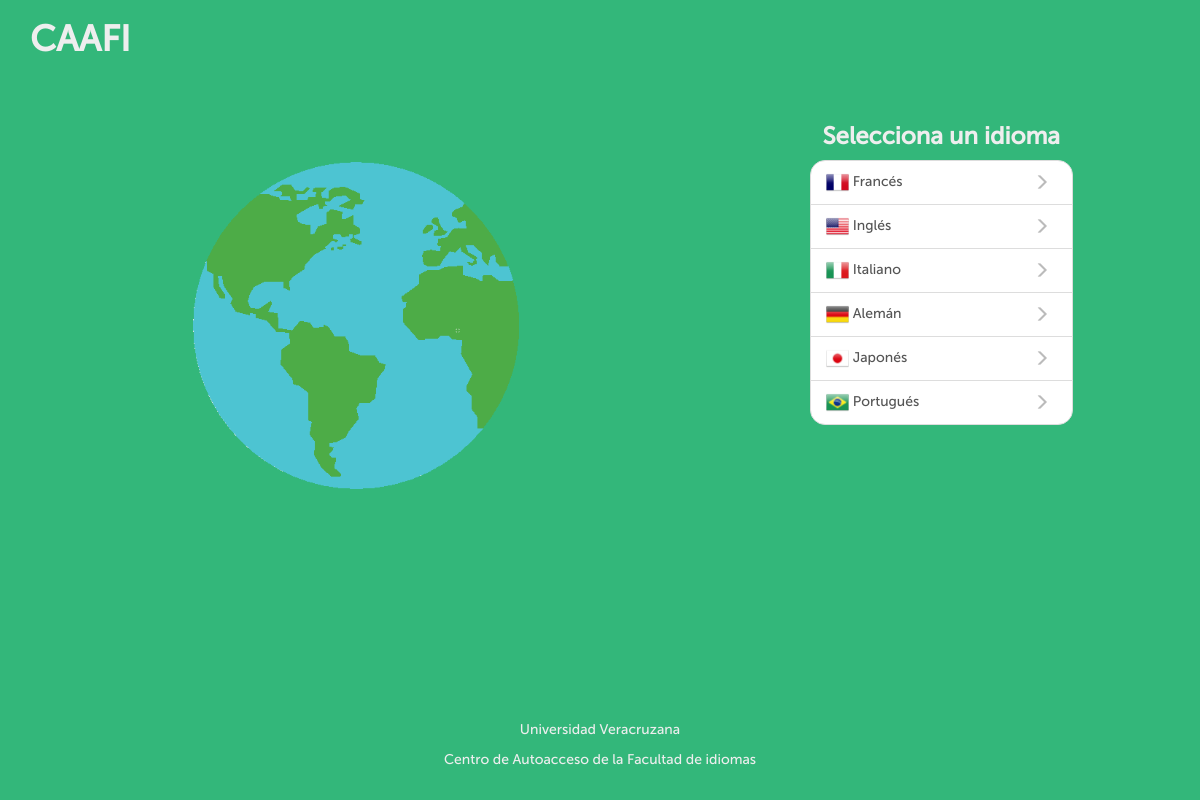
The page / on the database its author committed.
### caafi/models.py (models this page shows, shortened)
class Language(models.Model):
	name = models.CharField('Nombre', max_length=50)
	image = models.FileField(upload_to=get_file_path_languages)
	slug = models.SlugField(max_length=50, unique=True, blank=True, null=True)
	def get_absolute_url(self):
		return '/%s' % self.slug
	def get_image_url(self):
		return "{0}{1}".format('/static/caafi', self.image.url)

### caafi/views.py (the view)
# urls.py: url(r'^$', 'index'),
def index(request):
	languages = Language.objects.all()
	return render_to_response('caafi/index.html', {'languages' : languages})

### templates/caafi/index.html (shortened to what this page needs)
{% extends "baseIndex.html" %}
{% load static %}
{% block content %}
	<div class="row">
		<div class="my-content col-xs-12 col-sm-7 col-md-7">
			<figure>
				<img class="img-responsive" id="image-world" src="{% static "caafi/images/world.png" %}" alt="World" width="50%" height="50%" />
			</figure>
		</div>
		<div class="col-xs-10 col-xs-offset-1 col-sm-4 col-md-3 col-md-offset-1">
			<h3 class="text-center"><b>Selecciona un idioma</b></h3>
			<ul class="list-group">
				{% for language in languages %}
					<a class="list-group-item my-list-group-item" href="{{ language.get_absolute_url }}">
						<img src="{{ language.get_image_url }}" width='10%' height='10%' alt=""/>
						<span class="badge my-badge"><span class="glyphicon glyphicon-menu-right"></span></span>{{ language.name }}
					</a>
				{% endfor %}
			</ul>
		</div>
	</div>
{% endblock %}

### templates/baseIndex.html (shortened to what this page needs)
{% load staticfiles %}
<!DOCTYPE html>
<html lang="es">
	<head>
		<link rel="stylesheet" type="text/css" href="{% static "caafi/css/jquery.dataTables.css" %}">
		<link rel="stylesheet" type="text/css" href="{% static "caafi/css/bootstrap.min.css" %}"/>
		<link rel="stylesheet" href="{% static "caafi/css/styleIndex.css" %}">
	</head>
	<body>
		<header>
			<div class="container">
				<h1><strong> CAAFI</strong></h1>
			</div>
		</header>
		<div class="container">
			<section>
				{% block content %}{% endblock %}
			</section>
		</div>
		<footer>
			<div class="containerfluid text-center">
				<p>Universidad Veracruzana</p>
				<p>Centro de Autoacceso de la Facultad de idiomas</p>
			</div>
		</footer>
	</body>
</html>

### static/caafi/css/styleIndex.css (style rules this page uses)
body { font-family: 'museo_sans500'; background: #33B77A; color: #EEEEEE }
footer { background-color: #33B77A; bottom: 0px; color: #EEEEEE; height: 10%; position: absolute; width: 100%; }
section { padding-top: 3%; }
.my-badge { color: #BBBBBB; background-color: #FFFFFF; font-size: 16px; }
.my-content { margin-bottom: 5%; margin-top: 5%; }
.my-list-group-item:first-child { border-top-left-radius: 15px; border-top-right-radius: 15px; }
.my-list-group-item:last-child { border-bottom-left-radius: 15px; border-bottom-right-radius: 15px; }
#image-world { margin: 0 25%; }

### rows shown on the page
Language: get_image_url (picture), name "Francés"
Language: get_image_url (picture), name "Inglés"
Language: get_image_url (picture), name "Italiano"
Language: get_image_url (picture), name "Alemán"
Language: get_image_url (picture), name "Japonés"
Language: get_image_url (picture), name "Portugués"
